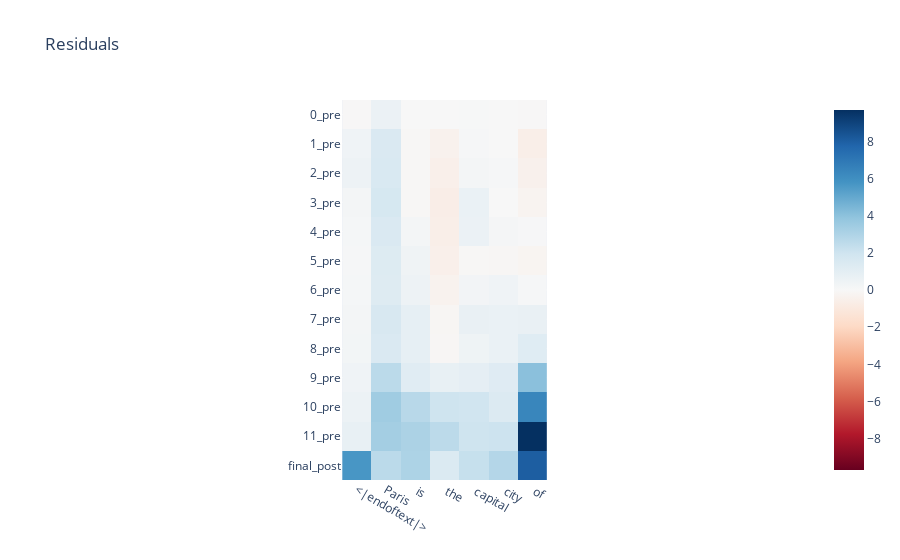
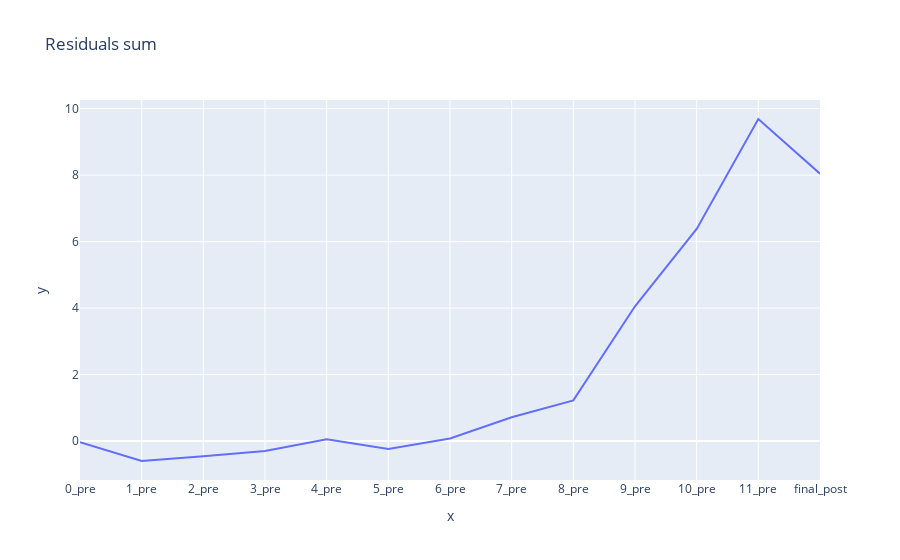

These figures' notebook cell, in order:
### Code cell
imshow(data@token_direction, title="Residuals", x = model.to_str_tokens(text), y = labels)
line((data@token_direction)[:,-1], title="Residuals sum", x = labels)

### Figure 1 — Plotly figure (JSON) as saved in the notebook; plotly's stock layout.template omitted (floating-point values rounded to 4 significant figures)
{"data": [{"coloraxis": "coloraxis", "hovertemplate": "x: %{x}<br>y: %{y}<br>color: %{z}<extra></extra>", "name": "0", "type": "heatmap", "x": ["<|endoftext|>", "Paris", " is", " the", " capital", " city", " of"], "xaxis": "x", "y": ["0_pre", "1_pre", "2_pre", "3_pre", "4_pre", "5_pre", "6_pre", "7_pre", "8_pre", "9_pre", "10_pre", "11_pre", "final_post"], "yaxis": "y", "z": [[-0.0416, 0.5993, -0.003291, 0.0005595, 0.03401, -0.01818, -0.03562], [0.4003, 1.482, -0.07227, -0.4116, 0.07813, -0.001868, -0.5999], [0.5325, 1.519, -0.06113, -0.5273, 0.1907, 0.09274, -0.4533], [0.2018, 1.667, -0.09142, -0.6605, 0.6496, -0.01141, -0.2961], [0.1293, 1.482, 0.188, -0.5933, 0.6193, 0.1627, 0.05398], [0.1004, 1.32, 0.4197, -0.5265, -0.09184, -0.1389, -0.2413], [0.1331, 1.292, 0.5182, -0.3437, 0.2762, 0.3884, 0.07943], [0.2015, 1.565, 0.859, -0.1457, 0.705, 0.6819, 0.7141], [0.2639, 1.49, 0.8667, -0.1394, 0.4572, 0.6467, 1.225], [0.3894, 2.615, 1.172, 0.7584, 0.9247, 1.241, 4.054], [0.5638, 3.449, 2.699, 1.992, 1.952, 1.401, 6.382], [0.7731, 3.333, 3.078, 2.58, 2.009, 2.07, 9.688], [5.685, 2.621, 3.044, 1.413, 2.27, 2.833, 8.044]]}], "layout": {"coloraxis": {"cmid": 0, "colorscale": [[0, "rgb(103,0,31)"], [0.1, "rgb(178,24,43)"], [0.2, "rgb(214,96,77)"], [0.3, "rgb(244,165,130)"], [0.4, "rgb(253,219,199)"], [0.5, "rgb(247,247,247)"], [0.6, "rgb(209,229,240)"], [0.7, "rgb(146,197,222)"], [0.8, "rgb(67,147,195)"], [0.9, "rgb(33,102,172)"], [1, "rgb(5,48,97)"]]}, "title": {"text": "Residuals"}, "xaxis": {"anchor": "y", "constrain": "domain", "domain": [0, 1], "scaleanchor": "y"}, "yaxis": {"anchor": "x", "autorange": "reversed", "constrain": "domain", "domain": [0, 1]}}}

### Figure 2 — Plotly figure (JSON) as saved in the notebook; plotly's stock layout.template omitted (floating-point values rounded to 4 significant figures)
{"data": [{"hovertemplate": "x=%{x}<br>y=%{y}<extra></extra>", "legendgroup": "", "line": {"color": "#636efa", "dash": "solid"}, "marker": {"symbol": "circle"}, "mode": "lines", "name": "", "orientation": "v", "showlegend": false, "type": "scatter", "x": ["0_pre", "1_pre", "2_pre", "3_pre", "4_pre", "5_pre", "6_pre", "7_pre", "8_pre", "9_pre", "10_pre", "11_pre", "final_post"], "xaxis": "x", "y": [-0.03562, -0.5999, -0.4533, -0.2961, 0.05398, -0.2413, 0.07943, 0.7141, 1.225, 4.054, 6.382, 9.688, 8.044], "yaxis": "y"}], "layout": {"legend": {"tracegroupgap": 0}, "title": {"text": "Residuals sum"}, "xaxis": {"anchor": "y", "domain": [0, 1], "title": {"text": "x"}}, "yaxis": {"anchor": "x", "domain": [0, 1], "title": {"text": "y"}}}}
